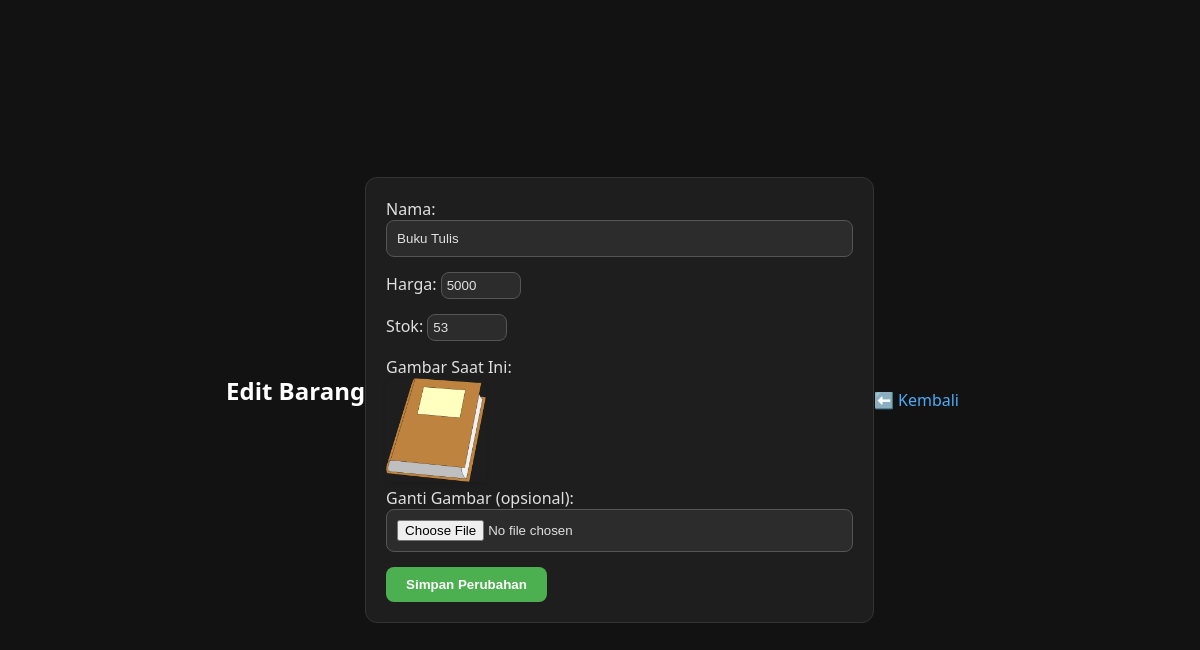
The app's page /kasircrud/backend/edit_barang.php?id=2 with its own data.
### tables this page shows
CREATE TABLE `barang` (
  `id` int(11) NOT NULL,
  `nama` varchar(100) NOT NULL,
  `harga` int(11) NOT NULL,
  `stok` int(11) NOT NULL,
  `gambar` varchar(255) DEFAULT NULL
);

### kasircrud/backend/edit_barang.php (the view, shortened to what this page needs)
<?php include '../config/koneksi.php';
$id = $_GET['id'];
$data = mysqli_fetch_assoc(mysqli_query($koneksi, "SELECT * FROM barang WHERE id = $id"));
?>
<!DOCTYPE html>
<html>
<head>
    <link rel="stylesheet" href="../assets/style.css">
</head>
<body>
    <h2>Edit Barang</h2>
    <form method="POST" enctype="multipart/form-data">
        Nama: <input type="text" name="nama" value="<?= $data['nama'] ?>" required><br>
        Harga: <input type="number" name="harga" value="<?= $data['harga'] ?>" required><br>
        Stok: <input type="number" name="stok" value="<?= $data['stok'] ?>" required><br>
        <?php if (!empty($data['gambar'])): ?>
            Gambar Saat Ini:<br>
            <img src="../assets/img/<?= $data['gambar'] ?>" width="100"><br>
        <?php endif; ?>
        Ganti Gambar (opsional): <input type="file" name="gambar"><br>
        <button type="submit" name="update">Simpan Perubahan</button>
    </form>
    <br><a href="gudang.php">⬅️ Kembali</a>
</body>
</html>

### kasircrud/assets/style.css (style rules this page uses)
* { box-sizing: border-box; margin: 0; padding: 0; }
body { font-family: 'Segoe UI', Tahoma, Geneva, Verdana, sans-serif; background-color: #121212; color: #e0e0e0; display: flex; justify-content: center; align-items: center; padding: 40px 20px; min-height: 100vh; }
h1, h2 { color: #ffffff; text-align: center; margin-bottom: 20px; }
a { color: #4dabf7; text-decoration: none; margin-right: 15px; font-weight: 500; }
form { background-color: #1e1e1e; padding: 20px; border: 1px solid #333; border-radius: 12px; }
input[type="text"], input[type="number"], input[type="file"], select { padding: 10px; margin-bottom: 15px; width: 100%; background-color: #2c2c2c; border: 1px solid #555; color: #e0e0e0; border-radius: 8px; }
button { padding: 10px 20px; background-color: #4caf50; color: white; border: none; border-radius: 8px; font-weight: bold; cursor: pointer; transition: background-color 0.3s; }
input[type="number"] { width: 80px; padding: 5px; }
img { border-radius: 6px; box-shadow: 0 2px 5px rgba(0,0,0,0.1); }

### records on screen
barang: nama "Buku Tulis", harga "5000", stok "53", gambar (picture)
